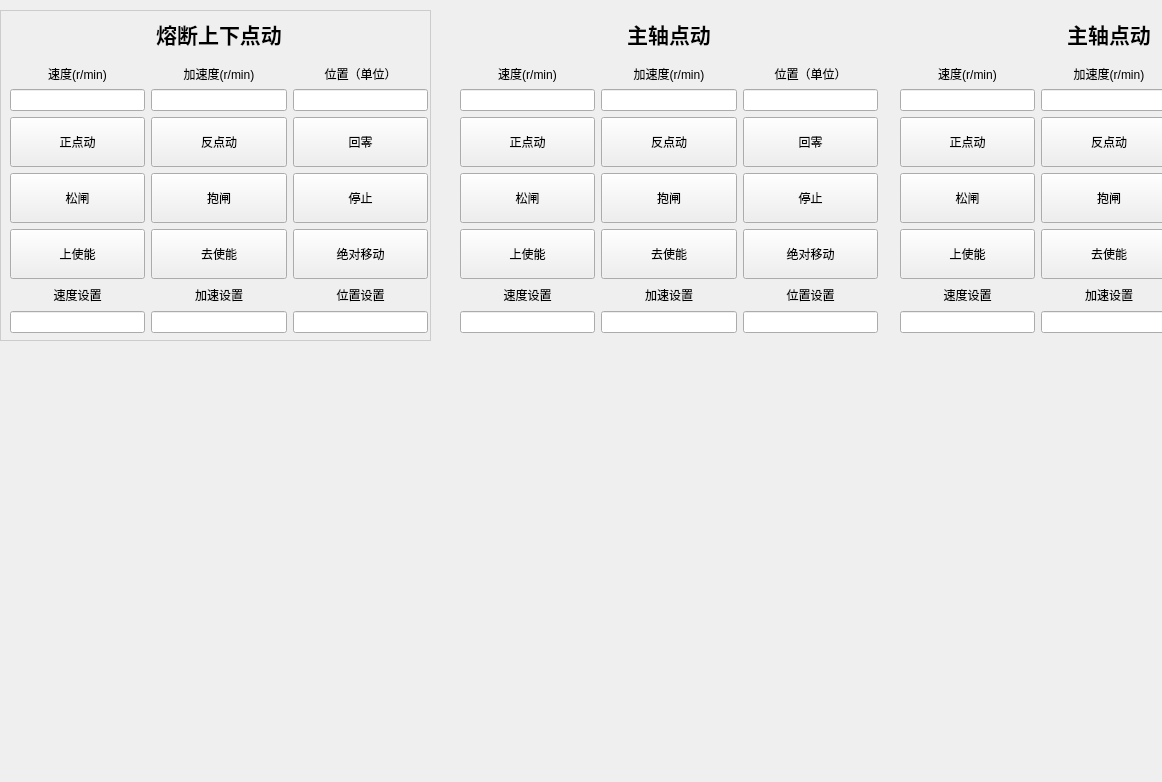
<?xml version="1.0" encoding="UTF-8"?>
<ui version="4.0">
 <class>feeding</class>
 <widget class="QWidget" name="feeding">
  <property name="geometry">
   <rect>
    <x>0</x>
    <y>0</y>
    <width>1162</width>
    <height>782</height>
   </rect>
  </property>
  <property name="windowTitle">
   <string>Form</string>
  </property>
  <widget class="QWidget" name="widget_1" native="true">
   <property name="geometry">
    <rect>
     <x>0</x>
     <y>10</y>
     <width>431</width>
     <height>331</height>
    </rect>
   </property>
   <property name="styleSheet">
    <string notr="true">#widget_1{
 border: 1px solid #ccc;
}</string>
   </property>
   <widget class="QWidget" name="layoutWidget">
    <property name="geometry">
     <rect>
      <x>10</x>
      <y>0</y>
      <width>418</width>
      <height>323</height>
     </rect>
    </property>
    <layout class="QVBoxLayout" name="verticalLayout_8">
     <item>
      <widget class="QLabel" name="label">
       <property name="font">
        <font>
         <pointsize>16</pointsize>
         <bold>true</bold>
        </font>
       </property>
       <property name="text">
        <string>熔断上下点动</string>
       </property>
       <property name="alignment">
        <set>Qt::AlignmentFlag::AlignCenter</set>
       </property>
      </widget>
     </item>
     <item>
      <layout class="QHBoxLayout" name="horizontalLayout">
       <item>
        <layout class="QVBoxLayout" name="verticalLayout">
         <property name="leftMargin">
          <number>0</number>
         </property>
         <item>
          <widget class="QLabel" name="label_2">
           <property name="text">
            <string>速度(r/min)</string>
           </property>
           <property name="alignment">
            <set>Qt::AlignmentFlag::AlignCenter</set>
           </property>
          </widget>
         </item>
         <item>
          <widget class="QLineEdit" name="lineEdit_2">
           <property name="text">
            <string/>
           </property>
           <property name="readOnly">
            <bool>true</bool>
           </property>
          </widget>
         </item>
        </layout>
       </item>
       <item>
        <layout class="QVBoxLayout" name="verticalLayout_2">
         <item>
          <widget class="QLabel" name="label_3">
           <property name="text">
            <string>加速度(r/min)</string>
           </property>
           <property name="alignment">
            <set>Qt::AlignmentFlag::AlignCenter</set>
           </property>
          </widget>
         </item>
         <item>
          <widget class="QLineEdit" name="lineEdit_3">
           <property name="text">
            <string/>
           </property>
           <property name="readOnly">
            <bool>true</bool>
           </property>
          </widget>
         </item>
        </layout>
       </item>
       <item>
        <layout class="QVBoxLayout" name="verticalLayout_4">
         <item>
          <widget class="QLabel" name="label_4">
           <property name="text">
            <string>位置（单位）</string>
           </property>
           <property name="alignment">
            <set>Qt::AlignmentFlag::AlignCenter</set>
           </property>
          </widget>
         </item>
         <item>
          <widget class="QLineEdit" name="lineEdit_6">
           <property name="text">
            <string/>
           </property>
           <property name="readOnly">
            <bool>true</bool>
           </property>
          </widget>
         </item>
        </layout>
       </item>
      </layout>
     </item>
     <item>
      <layout class="QVBoxLayout" name="verticalLayout_3">
       <item>
        <layout class="QHBoxLayout" name="horizontalLayout_2">
         <item>
          <widget class="QPushButton" name="pushButton">
           <property name="minimumSize">
            <size>
             <width>50</width>
             <height>50</height>
            </size>
           </property>
           <property name="text">
            <string>正点动</string>
           </property>
          </widget>
         </item>
         <item>
          <widget class="QPushButton" name="pushButton_4">
           <property name="minimumSize">
            <size>
             <width>50</width>
             <height>50</height>
            </size>
           </property>
           <property name="text">
            <string>反点动</string>
           </property>
          </widget>
         </item>
         <item>
          <widget class="QPushButton" name="pushButton_2">
           <property name="minimumSize">
            <size>
             <width>50</width>
             <height>50</height>
            </size>
           </property>
           <property name="text">
            <string>回零</string>
           </property>
          </widget>
         </item>
        </layout>
       </item>
       <item>
        <layout class="QHBoxLayout" name="horizontalLayout_4">
         <item>
          <widget class="QPushButton" name="pushButton_7">
           <property name="minimumSize">
            <size>
             <width>50</width>
             <height>50</height>
            </size>
           </property>
           <property name="text">
            <string>松闸</string>
           </property>
          </widget>
         </item>
         <item>
          <widget class="QPushButton" name="pushButton_8">
           <property name="minimumSize">
            <size>
             <width>50</width>
             <height>50</height>
            </size>
           </property>
           <property name="text">
            <string>抱闸</string>
           </property>
          </widget>
         </item>
         <item>
          <widget class="QPushButton" name="pushButton_9">
           <property name="minimumSize">
            <size>
             <width>50</width>
             <height>50</height>
            </size>
           </property>
           <property name="text">
            <string>停止</string>
           </property>
          </widget>
         </item>
        </layout>
       </item>
       <item>
        <layout class="QHBoxLayout" name="horizontalLayout_3">
         <item>
          <widget class="QPushButton" name="pushButton_3">
           <property name="minimumSize">
            <size>
             <width>50</width>
             <height>50</height>
            </size>
           </property>
           <property name="text">
            <string>上使能</string>
           </property>
          </widget>
         </item>
         <item>
          <widget class="QPushButton" name="pushButton_5">
           <property name="minimumSize">
            <size>
             <width>50</width>
             <height>50</height>
            </size>
           </property>
           <property name="text">
            <string>去使能</string>
           </property>
          </widget>
         </item>
         <item>
          <widget class="QPushButton" name="pushButton_6">
           <property name="minimumSize">
            <size>
             <width>50</width>
             <height>50</height>
            </size>
           </property>
           <property name="text">
            <string>绝对移动</string>
           </property>
          </widget>
         </item>
        </layout>
       </item>
      </layout>
     </item>
     <item>
      <layout class="QHBoxLayout" name="horizontalLayout_5">
       <item>
        <layout class="QVBoxLayout" name="verticalLayout_7">
         <item>
          <widget class="QLabel" name="label_7">
           <property name="text">
            <string>速度设置</string>
           </property>
           <property name="alignment">
            <set>Qt::AlignmentFlag::AlignCenter</set>
           </property>
          </widget>
         </item>
         <item>
          <widget class="QLineEdit" name="lineEdit_9">
           <property name="text">
            <string/>
           </property>
           <property name="alignment">
            <set>Qt::AlignmentFlag::AlignCenter</set>
           </property>
          </widget>
         </item>
        </layout>
       </item>
       <item>
        <layout class="QVBoxLayout" name="verticalLayout_6">
         <item>
          <widget class="QLabel" name="label_6">
           <property name="text">
            <string>加速设置</string>
           </property>
           <property name="alignment">
            <set>Qt::AlignmentFlag::AlignCenter</set>
           </property>
          </widget>
         </item>
         <item>
          <widget class="QLineEdit" name="lineEdit_8">
           <property name="text">
            <string/>
           </property>
           <property name="alignment">
            <set>Qt::AlignmentFlag::AlignCenter</set>
           </property>
          </widget>
         </item>
        </layout>
       </item>
       <item>
        <layout class="QVBoxLayout" name="verticalLayout_5">
         <item>
          <widget class="QLabel" name="label_5">
           <property name="text">
            <string>位置设置</string>
           </property>
           <property name="alignment">
            <set>Qt::AlignmentFlag::AlignCenter</set>
           </property>
          </widget>
         </item>
         <item>
          <widget class="QLineEdit" name="lineEdit_7">
           <property name="text">
            <string/>
           </property>
           <property name="alignment">
            <set>Qt::AlignmentFlag::AlignCenter</set>
           </property>
          </widget>
         </item>
        </layout>
       </item>
      </layout>
     </item>
    </layout>
   </widget>
  </widget>
  <widget class="QWidget" name="widget_2" native="true">
   <property name="geometry">
    <rect>
     <x>450</x>
     <y>10</y>
     <width>431</width>
     <height>331</height>
    </rect>
   </property>
   <property name="styleSheet">
    <string notr="true">#widget_1{
 border: 1px solid #ccc;
}</string>
   </property>
   <widget class="QWidget" name="layoutWidget_2">
    <property name="geometry">
     <rect>
      <x>10</x>
      <y>0</y>
      <width>418</width>
      <height>323</height>
     </rect>
    </property>
    <layout class="QVBoxLayout" name="verticalLayout_9">
     <item>
      <widget class="QLabel" name="label_8">
       <property name="font">
        <font>
         <pointsize>16</pointsize>
         <bold>true</bold>
        </font>
       </property>
       <property name="text">
        <string>主轴点动</string>
       </property>
       <property name="alignment">
        <set>Qt::AlignmentFlag::AlignCenter</set>
       </property>
      </widget>
     </item>
     <item>
      <layout class="QHBoxLayout" name="horizontalLayout_6">
       <item>
        <layout class="QVBoxLayout" name="verticalLayout_10">
         <property name="leftMargin">
          <number>0</number>
         </property>
         <item>
          <widget class="QLabel" name="label_9">
           <property name="text">
            <string>速度(r/min)</string>
           </property>
           <property name="alignment">
            <set>Qt::AlignmentFlag::AlignCenter</set>
           </property>
          </widget>
         </item>
         <item>
          <widget class="QLineEdit" name="lineEdit_4">
           <property name="text">
            <string/>
           </property>
           <property name="readOnly">
            <bool>true</bool>
           </property>
          </widget>
         </item>
        </layout>
       </item>
       <item>
        <layout class="QVBoxLayout" name="verticalLayout_11">
         <item>
          <widget class="QLabel" name="label_10">
           <property name="text">
            <string>加速度(r/min)</string>
           </property>
           <property name="alignment">
            <set>Qt::AlignmentFlag::AlignCenter</set>
           </property>
          </widget>
         </item>
         <item>
          <widget class="QLineEdit" name="lineEdit_5">
           <property name="text">
            <string/>
           </property>
           <property name="readOnly">
            <bool>true</bool>
           </property>
          </widget>
         </item>
        </layout>
       </item>
       <item>
        <layout class="QVBoxLayout" name="verticalLayout_12">
         <item>
          <widget class="QLabel" name="label_11">
           <property name="text">
            <string>位置（单位）</string>
           </property>
           <property name="alignment">
            <set>Qt::AlignmentFlag::AlignCenter</set>
           </property>
          </widget>
         </item>
         <item>
          <widget class="QLineEdit" name="lineEdit_10">
           <property name="text">
            <string/>
           </property>
           <property name="readOnly">
            <bool>true</bool>
           </property>
          </widget>
         </item>
        </layout>
       </item>
      </layout>
     </item>
     <item>
      <layout class="QVBoxLayout" name="verticalLayout_13">
       <item>
        <layout class="QHBoxLayout" name="horizontalLayout_7">
         <item>
          <widget class="QPushButton" name="pushButton_10">
           <property name="minimumSize">
            <size>
             <width>50</width>
             <height>50</height>
            </size>
           </property>
           <property name="text">
            <string>正点动</string>
           </property>
          </widget>
         </item>
         <item>
          <widget class="QPushButton" name="pushButton_11">
           <property name="minimumSize">
            <size>
             <width>50</width>
             <height>50</height>
            </size>
           </property>
           <property name="text">
            <string>反点动</string>
           </property>
          </widget>
         </item>
         <item>
          <widget class="QPushButton" name="pushButton_12">
           <property name="minimumSize">
            <size>
             <width>50</width>
             <height>50</height>
            </size>
           </property>
           <property name="text">
            <string>回零</string>
           </property>
          </widget>
         </item>
        </layout>
       </item>
       <item>
        <layout class="QHBoxLayout" name="horizontalLayout_8">
         <item>
          <widget class="QPushButton" name="pushButton_13">
           <property name="minimumSize">
            <size>
             <width>50</width>
             <height>50</height>
            </size>
           </property>
           <property name="text">
            <string>松闸</string>
           </property>
          </widget>
         </item>
         <item>
          <widget class="QPushButton" name="pushButton_14">
           <property name="minimumSize">
            <size>
             <width>50</width>
             <height>50</height>
            </size>
           </property>
           <property name="text">
            <string>抱闸</string>
           </property>
          </widget>
         </item>
         <item>
          <widget class="QPushButton" name="pushButton_15">
           <property name="minimumSize">
            <size>
             <width>50</width>
             <height>50</height>
            </size>
           </property>
           <property name="text">
            <string>停止</string>
           </property>
          </widget>
         </item>
        </layout>
       </item>
       <item>
        <layout class="QHBoxLayout" name="horizontalLayout_9">
         <item>
          <widget class="QPushButton" name="pushButton_16">
           <property name="minimumSize">
            <size>
             <width>50</width>
             <height>50</height>
            </size>
           </property>
           <property name="text">
            <string>上使能</string>
           </property>
          </widget>
         </item>
         <item>
          <widget class="QPushButton" name="pushButton_17">
           <property name="minimumSize">
            <size>
             <width>50</width>
             <height>50</height>
            </size>
           </property>
           <property name="text">
            <string>去使能</string>
           </property>
          </widget>
         </item>
         <item>
          <widget class="QPushButton" name="pushButton_18">
           <property name="minimumSize">
            <size>
             <width>50</width>
             <height>50</height>
            </size>
           </property>
           <property name="text">
            <string>绝对移动</string>
           </property>
          </widget>
         </item>
        </layout>
       </item>
      </layout>
     </item>
     <item>
      <layout class="QHBoxLayout" name="horizontalLayout_10">
       <item>
        <layout class="QVBoxLayout" name="verticalLayout_14">
         <item>
          <widget class="QLabel" name="label_12">
           <property name="text">
            <string>速度设置</string>
           </property>
           <property name="alignment">
            <set>Qt::AlignmentFlag::AlignCenter</set>
           </property>
          </widget>
         </item>
         <item>
          <widget class="QLineEdit" name="lineEdit_11">
           <property name="text">
            <string/>
           </property>
           <property name="alignment">
            <set>Qt::AlignmentFlag::AlignCenter</set>
           </property>
          </widget>
         </item>
        </layout>
       </item>
       <item>
        <layout class="QVBoxLayout" name="verticalLayout_15">
         <item>
          <widget class="QLabel" name="label_13">
           <property name="text">
            <string>加速设置</string>
           </property>
           <property name="alignment">
            <set>Qt::AlignmentFlag::AlignCenter</set>
           </property>
          </widget>
         </item>
         <item>
          <widget class="QLineEdit" name="lineEdit_12">
           <property name="text">
            <string/>
           </property>
           <property name="alignment">
            <set>Qt::AlignmentFlag::AlignCenter</set>
           </property>
          </widget>
         </item>
        </layout>
       </item>
       <item>
        <layout class="QVBoxLayout" name="verticalLayout_16">
         <item>
          <widget class="QLabel" name="label_14">
           <property name="text">
            <string>位置设置</string>
           </property>
           <property name="alignment">
            <set>Qt::AlignmentFlag::AlignCenter</set>
           </property>
          </widget>
         </item>
         <item>
          <widget class="QLineEdit" name="lineEdit_13">
           <property name="text">
            <string/>
           </property>
           <property name="alignment">
            <set>Qt::AlignmentFlag::AlignCenter</set>
           </property>
          </widget>
         </item>
        </layout>
       </item>
      </layout>
     </item>
    </layout>
   </widget>
  </widget>
  <widget class="QWidget" name="widget_3" native="true">
   <property name="geometry">
    <rect>
     <x>890</x>
     <y>10</y>
     <width>431</width>
     <height>331</height>
    </rect>
   </property>
   <property name="styleSheet">
    <string notr="true">#widget_1{
 border: 1px solid #ccc;
}</string>
   </property>
   <widget class="QWidget" name="layoutWidget_4">
    <property name="geometry">
     <rect>
      <x>10</x>
      <y>0</y>
      <width>418</width>
      <height>323</height>
     </rect>
    </property>
    <layout class="QVBoxLayout" name="verticalLayout_25">
     <item>
      <widget class="QLabel" name="label_22">
       <property name="font">
        <font>
         <pointsize>16</pointsize>
         <bold>true</bold>
        </font>
       </property>
       <property name="text">
        <string>主轴点动</string>
       </property>
       <property name="alignment">
        <set>Qt::AlignmentFlag::AlignCenter</set>
       </property>
      </widget>
     </item>
     <item>
      <layout class="QHBoxLayout" name="horizontalLayout_16">
       <item>
        <layout class="QVBoxLayout" name="verticalLayout_26">
         <property name="leftMargin">
          <number>0</number>
         </property>
         <item>
          <widget class="QLabel" name="label_23">
           <property name="text">
            <string>速度(r/min)</string>
           </property>
           <property name="alignment">
            <set>Qt::AlignmentFlag::AlignCenter</set>
           </property>
          </widget>
         </item>
         <item>
          <widget class="QLineEdit" name="lineEdit_20">
           <property name="text">
            <string/>
           </property>
           <property name="readOnly">
            <bool>true</bool>
           </property>
          </widget>
         </item>
        </layout>
       </item>
       <item>
        <layout class="QVBoxLayout" name="verticalLayout_27">
         <item>
          <widget class="QLabel" name="label_24">
           <property name="text">
            <string>加速度(r/min)</string>
           </property>
           <property name="alignment">
            <set>Qt::AlignmentFlag::AlignCenter</set>
           </property>
          </widget>
         </item>
         <item>
          <widget class="QLineEdit" name="lineEdit_21">
           <property name="text">
            <string/>
           </property>
           <property name="readOnly">
            <bool>true</bool>
           </property>
          </widget>
         </item>
        </layout>
       </item>
       <item>
        <layout class="QVBoxLayout" name="verticalLayout_28">
         <item>
          <widget class="QLabel" name="label_25">
           <property name="text">
            <string>位置（单位）</string>
           </property>
           <property name="alignment">
            <set>Qt::AlignmentFlag::AlignCenter</set>
           </property>
          </widget>
         </item>
         <item>
          <widget class="QLineEdit" name="lineEdit_22">
           <property name="text">
            <string/>
           </property>
           <property name="readOnly">
            <bool>true</bool>
           </property>
          </widget>
         </item>
        </layout>
       </item>
      </layout>
     </item>
     <item>
      <layout class="QVBoxLayout" name="verticalLayout_29">
       <item>
        <layout class="QHBoxLayout" name="horizontalLayout_17">
         <item>
          <widget class="QPushButton" name="pushButton_28">
           <property name="minimumSize">
            <size>
             <width>50</width>
             <height>50</height>
            </size>
           </property>
           <property name="text">
            <string>正点动</string>
           </property>
          </widget>
         </item>
         <item>
          <widget class="QPushButton" name="pushButton_29">
           <property name="minimumSize">
            <size>
             <width>50</width>
             <height>50</height>
            </size>
           </property>
           <property name="text">
            <string>反点动</string>
           </property>
          </widget>
         </item>
         <item>
          <widget class="QPushButton" name="pushButton_30">
           <property name="minimumSize">
            <size>
             <width>50</width>
             <height>50</height>
            </size>
           </property>
           <property name="text">
            <string>回零</string>
           </property>
          </widget>
         </item>
        </layout>
       </item>
       <item>
        <layout class="QHBoxLayout" name="horizontalLayout_18">
         <item>
          <widget class="QPushButton" name="pushButton_31">
           <property name="minimumSize">
            <size>
             <width>50</width>
             <height>50</height>
            </size>
           </property>
           <property name="text">
            <string>松闸</string>
           </property>
          </widget>
         </item>
         <item>
          <widget class="QPushButton" name="pushButton_32">
           <property name="minimumSize">
            <size>
             <width>50</width>
             <height>50</height>
            </size>
           </property>
           <property name="text">
            <string>抱闸</string>
           </property>
          </widget>
         </item>
         <item>
          <widget class="QPushButton" name="pushButton_33">
           <property name="minimumSize">
            <size>
             <width>50</width>
             <height>50</height>
            </size>
           </property>
           <property name="text">
            <string>停止</string>
           </property>
          </widget>
         </item>
        </layout>
       </item>
       <item>
        <layout class="QHBoxLayout" name="horizontalLayout_19">
         <item>
          <widget class="QPushButton" name="pushButton_34">
           <property name="minimumSize">
            <size>
             <width>50</width>
             <height>50</height>
            </size>
           </property>
           <property name="text">
            <string>上使能</string>
           </property>
          </widget>
         </item>
         <item>
          <widget class="QPushButton" name="pushButton_35">
           <property name="minimumSize">
            <size>
             <width>50</width>
             <height>50</height>
            </size>
           </property>
           <property name="text">
            <string>去使能</string>
           </property>
          </widget>
         </item>
         <item>
          <widget class="QPushButton" name="pushButton_36">
           <property name="minimumSize">
            <size>
             <width>50</width>
             <height>50</height>
            </size>
           </property>
           <property name="text">
            <string>绝对移动</string>
           </property>
          </widget>
         </item>
        </layout>
       </item>
      </layout>
     </item>
     <item>
      <layout class="QHBoxLayout" name="horizontalLayout_20">
       <item>
        <layout class="QVBoxLayout" name="verticalLayout_30">
         <item>
          <widget class="QLabel" name="label_26">
           <property name="text">
            <string>速度设置</string>
           </property>
           <property name="alignment">
            <set>Qt::AlignmentFlag::AlignCenter</set>
           </property>
          </widget>
         </item>
         <item>
          <widget class="QLineEdit" name="lineEdit_23">
           <property name="text">
            <string/>
           </property>
           <property name="alignment">
            <set>Qt::AlignmentFlag::AlignCenter</set>
           </property>
          </widget>
         </item>
        </layout>
       </item>
       <item>
        <layout class="QVBoxLayout" name="verticalLayout_31">
         <item>
          <widget class="QLabel" name="label_27">
           <property name="text">
            <string>加速设置</string>
           </property>
           <property name="alignment">
            <set>Qt::AlignmentFlag::AlignCenter</set>
           </property>
          </widget>
         </item>
         <item>
          <widget class="QLineEdit" name="lineEdit_24">
           <property name="text">
            <string/>
           </property>
           <property name="alignment">
            <set>Qt::AlignmentFlag::AlignCenter</set>
           </property>
          </widget>
         </item>
        </layout>
       </item>
       <item>
        <layout class="QVBoxLayout" name="verticalLayout_32">
         <item>
          <widget class="QLabel" name="label_28">
           <property name="text">
            <string>位置设置</string>
           </property>
           <property name="alignment">
            <set>Qt::AlignmentFlag::AlignCenter</set>
           </property>
          </widget>
         </item>
         <item>
          <widget class="QLineEdit" name="lineEdit_25">
           <property name="text">
            <string/>
           </property>
           <property name="alignment">
            <set>Qt::AlignmentFlag::AlignCenter</set>
           </property>
          </widget>
         </item>
        </layout>
       </item>
      </layout>
     </item>
    </layout>
   </widget>
  </widget>
 </widget>
 <resources/>
 <connections/>
</ui>
